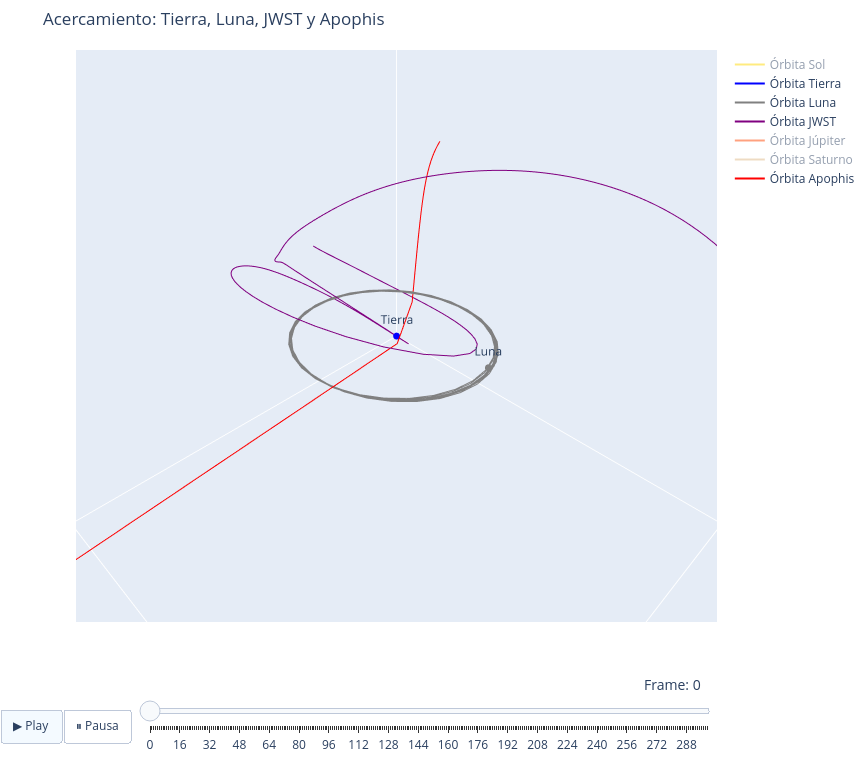

Write notebook code for a chart like this one.
### Code cell
# Nombres en el mismo orden exacto en el que los agregaste arriba a `sim`
nombres = ['Sol', 'Tierra', 'Luna', 'JWST', 'Júpiter', 'Saturno', 'Apophis']
colores_planetas = ['#FFD700', 'blue', 'gray', 'purple', '#FF4500', '#DEB887', '#FF0000']

# Para esta visualización centrada en la tierra usaremos un zoom manual
# En lugar de recalcularlo desde Apophis que podría estar super lejos (distorsionando la velocidad aparente)
limite = 0.05  # Limite fijo para enfocar bien Cislunar + JWST

paso_frame = max(1, N_pasos // 400) # Reducimos cantidad de frames para mejorar rendimiento

# ------------------- Configuración para los gráficos ------------------------------

layout_base = dict(
    width=860, height=760,
    margin=dict(l=0, r=0, b=0, t=50),
    scene=dict(
        xaxis=dict(title="X [AU]", range=[-limite, limite]),
        yaxis=dict(title="Y [AU]", range=[-limite, limite]),
        zaxis=dict(title="Z [AU]", range=[-limite, limite]),
        # Es vital fijar aspectmode a 'cube' para que las órbitas no se distorsionen ni se aplasten
        aspectmode='cube',
        camera=dict(
            eye=dict(x=0.1, y=0.1, z=0.1) # El zoom lo ampliamos para que la caja 3D sea visible
        )
    ),
    updatemenus=[dict(
        type='buttons',
        direction="left",
        pad={"r": 10, "t": 87},
        showactive=True,
        x=0.1,
        xanchor="right",
        y=0,
        yanchor="top",
        buttons=[
            dict(label='▶ Play',
                method='animate',
                args=[None, dict(frame=dict(duration=40, redraw=True), 
                                fromcurrent=True, mode='immediate', transition=dict(duration=0))]), 
            dict(label='⏸ Pausa',
                method='animate',
                args=[[None], dict(frame=dict(duration=0, redraw=True),
                                    mode='immediate', transition=dict(duration=0))])
        ]
    )],
    sliders=[dict(
        active=0,
        yanchor="top",
        xanchor="left",
        currentvalue=dict(
            font=dict(size=14),
            prefix="Frame: ",
            visible=True,
            xanchor="right"
        ),
        transition=dict(duration=0), 
        pad=dict(b=10, t=50),
        len=0.9,
        x=0.1,
        y=0,
        steps=[dict(method='animate',
                    args=[[str(fi)], dict(mode='immediate',
                                        frame=dict(duration=0, redraw=True), transition=dict(duration=0))], 
                    label=str(fi))
            for fi in range(0, N_pasos, paso_frame)] 
    )]
)

# Trazo inicial: primero las órbitas y luego la animación de los cuerpos
trazos_base = []

# Primero agregamos las órbitas completas estáticas para los 7 cuerpos
for i in range(7):
    # Ocultamos la trayectoria del Sol, Júpiter y Saturno por defecto para no ensuciar el acercamiento
    # Pueden encenderse dando clic en la leyenda, pero aquí enfocamos en Apophis
    visible_val = True if i in [1, 2, 3, 6] else 'legendonly'
    
    trazos_base.append(
        go.Scatter3d(
            x=x_inis[i], 
            y=y_inis[i], 
            z=z_inis[i],
            mode='lines',
            line=dict(color=colores_planetas[i], width=2),
            name=f'Órbita {nombres[i]}',
            visible=visible_val
        )
    )

# Luego agregamos la burbuja inicial estática (animable)
# IMPORTANTE: Plotly indexa cada trazo. Hemos agregado 7 trazos de líneas (órbitas).
# Por tanto, este trazo de los marcadores ocupará SÓLO el índice 7.
trazos_base.append(
    go.Scatter3d(
        x=[x_inis[i][0] for i in range(7)],
        y=[y_inis[i][0] for i in range(7)],
        z=[z_inis[i][0] for i in range(7)],
        mode='markers+text',
        text=nombres, textposition="top center",
        marker=dict(size=4, color=colores_planetas),
        showlegend=False
    )
)

# Animación del sistema solar SÓLO inyectando cambios al trazo de índice 7
fig1 = go.Figure(
    data=trazos_base,
    frames=[go.Frame(
        name=str(k),
        data=[
            go.Scatter3d(
                x=[x_inis[i][k] for i in range(7)],
                y=[y_inis[i][k] for i in range(7)],
                z=[z_inis[i][k] for i in range(7)]
            )
        ],
        traces=[7]
    ) for k in range(0, N_pasos, paso_frame)]
)

fig1.update_layout(**layout_base)
fig1.update_layout(title="Acercamiento: Tierra, Luna, JWST y Apophis")
fig1.show()
